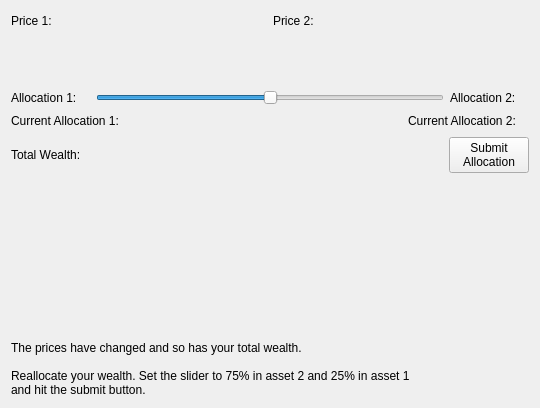
<?xml version="1.0" encoding="UTF-8"?>
<ui version="4.0">
 <class>InstructionScreenTest2</class>
 <widget class="QWidget" name="InstructionScreenTest2">
  <property name="geometry">
   <rect>
    <x>0</x>
    <y>0</y>
    <width>540</width>
    <height>408</height>
   </rect>
  </property>
  <property name="windowTitle">
   <string>Form</string>
  </property>
  <layout class="QVBoxLayout" name="verticalLayout_2">
   <item>
    <layout class="QVBoxLayout" name="verticalLayout">
     <item>
      <layout class="QHBoxLayout" name="horizontalLayout_3">
       <item>
        <layout class="QHBoxLayout" name="horizontalLayout_2">
         <item>
          <widget class="QLabel" name="label_3">
           <property name="text">
            <string>Price 1:</string>
           </property>
          </widget>
         </item>
         <item>
          <widget class="QLabel" name="price1Label">
           <property name="text">
            <string/>
           </property>
          </widget>
         </item>
         <item>
          <spacer name="horizontalSpacer_2">
           <property name="orientation">
            <enum>Qt::Horizontal</enum>
           </property>
           <property name="sizeHint" stdset="0">
            <size>
             <width>40</width>
             <height>20</height>
            </size>
           </property>
          </spacer>
         </item>
        </layout>
       </item>
       <item>
        <layout class="QHBoxLayout" name="horizontalLayout">
         <item>
          <widget class="QLabel" name="label_2">
           <property name="text">
            <string>Price 2:</string>
           </property>
          </widget>
         </item>
         <item>
          <widget class="QLabel" name="price2Label">
           <property name="text">
            <string/>
           </property>
          </widget>
         </item>
         <item>
          <spacer name="horizontalSpacer">
           <property name="orientation">
            <enum>Qt::Horizontal</enum>
           </property>
           <property name="sizeHint" stdset="0">
            <size>
             <width>40</width>
             <height>20</height>
            </size>
           </property>
          </spacer>
         </item>
        </layout>
       </item>
      </layout>
     </item>
     <item>
      <spacer name="verticalSpacer">
       <property name="orientation">
        <enum>Qt::Vertical</enum>
       </property>
       <property name="sizeHint" stdset="0">
        <size>
         <width>20</width>
         <height>40</height>
        </size>
       </property>
      </spacer>
     </item>
     <item>
      <layout class="QHBoxLayout" name="horizontalLayout_5">
       <item>
        <widget class="QLabel" name="label_4">
         <property name="text">
          <string>Allocation 1:</string>
         </property>
        </widget>
       </item>
       <item>
        <widget class="QLabel" name="allocation1Label">
         <property name="text">
          <string/>
         </property>
        </widget>
       </item>
       <item>
        <widget class="QSlider" name="allocationSlider">
         <property name="maximum">
          <number>100</number>
         </property>
         <property name="sliderPosition">
          <number>50</number>
         </property>
         <property name="tracking">
          <bool>true</bool>
         </property>
         <property name="orientation">
          <enum>Qt::Horizontal</enum>
         </property>
        </widget>
       </item>
       <item>
        <widget class="QLabel" name="label_5">
         <property name="text">
          <string>Allocation 2:</string>
         </property>
        </widget>
       </item>
       <item>
        <widget class="QLabel" name="allocation2Label">
         <property name="text">
          <string/>
         </property>
        </widget>
       </item>
      </layout>
     </item>
     <item>
      <layout class="QHBoxLayout" name="horizontalLayout_6">
       <item>
        <widget class="QLabel" name="label_7">
         <property name="text">
          <string>Current Allocation 1:</string>
         </property>
        </widget>
       </item>
       <item>
        <widget class="QLabel" name="curAllocation1Label">
         <property name="text">
          <string/>
         </property>
        </widget>
       </item>
       <item>
        <spacer name="horizontalSpacer_4">
         <property name="orientation">
          <enum>Qt::Horizontal</enum>
         </property>
         <property name="sizeHint" stdset="0">
          <size>
           <width>40</width>
           <height>20</height>
          </size>
         </property>
        </spacer>
       </item>
       <item>
        <widget class="QLabel" name="label_8">
         <property name="text">
          <string>Current Allocation 2:</string>
         </property>
        </widget>
       </item>
       <item>
        <widget class="QLabel" name="curAllocation2Label">
         <property name="text">
          <string/>
         </property>
        </widget>
       </item>
      </layout>
     </item>
     <item>
      <layout class="QHBoxLayout" name="horizontalLayout_4">
       <item>
        <widget class="QLabel" name="label_9">
         <property name="text">
          <string>Total Wealth:</string>
         </property>
        </widget>
       </item>
       <item>
        <widget class="QLabel" name="wealthLabel">
         <property name="text">
          <string/>
         </property>
        </widget>
       </item>
       <item>
        <spacer name="horizontalSpacer_3">
         <property name="orientation">
          <enum>Qt::Horizontal</enum>
         </property>
         <property name="sizeHint" stdset="0">
          <size>
           <width>40</width>
           <height>20</height>
          </size>
         </property>
        </spacer>
       </item>
       <item>
        <widget class="QPushButton" name="allocationButton">
         <property name="text">
          <string>Submit
Allocation</string>
         </property>
        </widget>
       </item>
      </layout>
     </item>
    </layout>
   </item>
   <item>
    <spacer name="verticalSpacer_2">
     <property name="orientation">
      <enum>Qt::Vertical</enum>
     </property>
     <property name="sizeHint" stdset="0">
      <size>
       <width>20</width>
       <height>149</height>
      </size>
     </property>
    </spacer>
   </item>
   <item>
    <widget class="QLabel" name="label">
     <property name="text">
      <string>The prices have changed and so has your total wealth.

Reallocate your wealth. Set the slider to 75% in asset 2 and 25% in asset 1
and hit the submit button.</string>
     </property>
    </widget>
   </item>
  </layout>
 </widget>
 <resources/>
 <connections/>
</ui>
